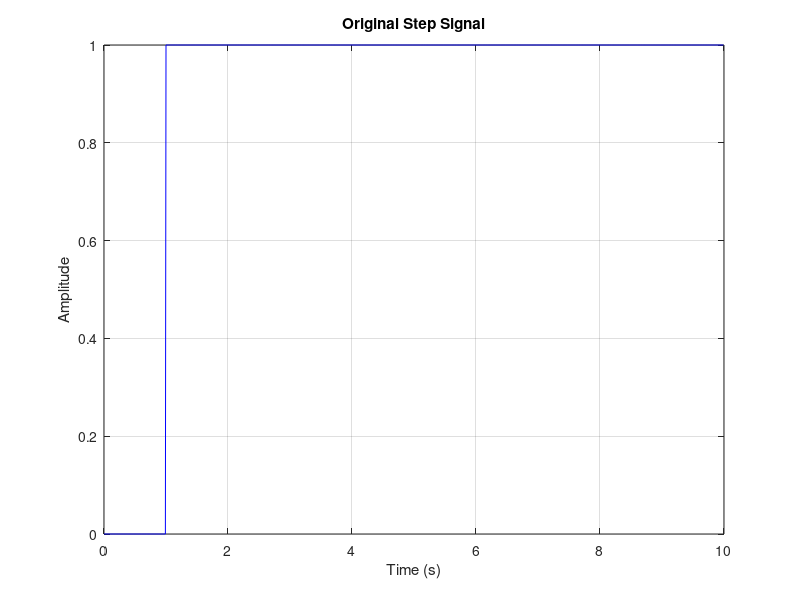

Here is the MATLAB script that generated this plot:
% Original Step Signal
clc;
clear;
close all;

% กำหนดตัวแปร
N = 1000;               % จำนวนจุดข้อมูล
fs = 100;               % ความถี่สุ่มตัวอย่าง 100 Hz
n = 0:N-1;              % ลำดับจุดข้อมูล
t = n/fs;               % เวลา

% สร้างสัญญาณขั้นบันได โดยเริ่มจาก 0 แล้วเปลี่ยนเป็น 1
s3 = zeros(1,N);
s3(n >= 100) = 1;

% แสดงกราฟสัญญาณต้นฉบับ
figure;
plot(t,s3,'b');
xlabel('Time (s)');
ylabel('Amplitude');
title('Original Step Signal');
grid on;
